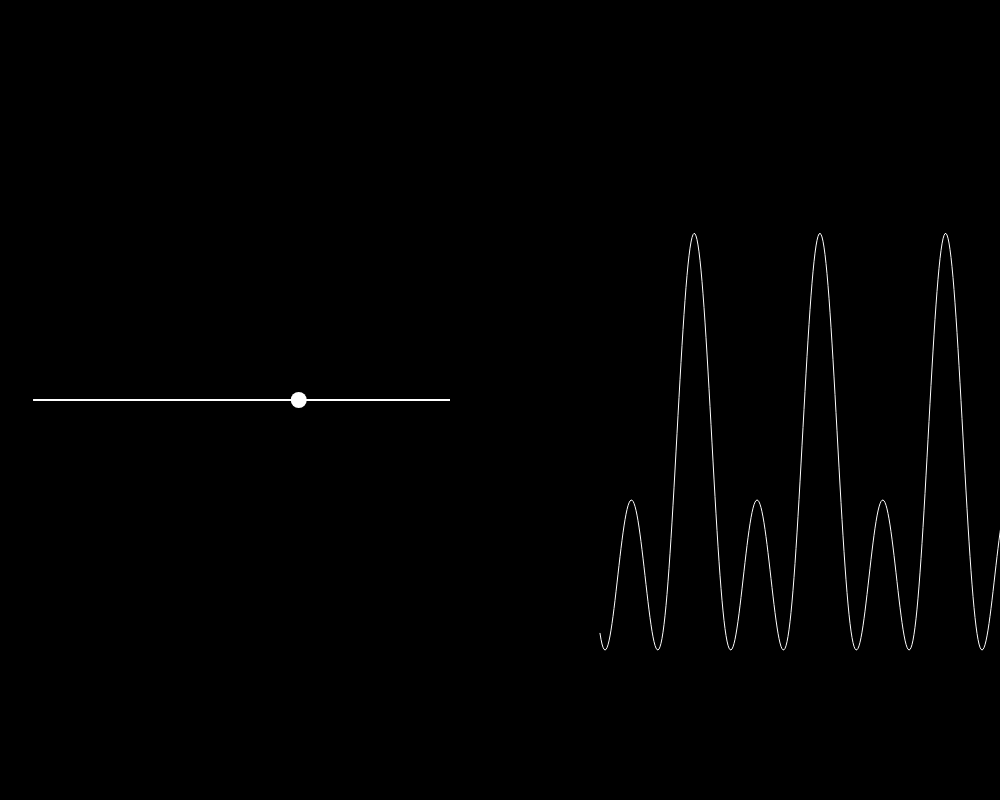
Frame 1 (no input)
Frame 60 (no input): identical to frame 1, image omitted
Frame 120 (the mouse pressed at the canvas centre since frame 60): identical to frame 1, image omitted

The p5.js sketch that drew this single still picture (run headless with seeded random() and noise() and a simulated clock; from frame 60 on, the mouse is pressed at the canvas centre):

// p5.js sketch
// ── sketch.js
let radius = 400;
let prev_cm_x = 0;
let prev_cm_y = 0;
let store_x = 0;
let store_y = 0;
let slider;

function setup() {
    createCanvas(1000, 800);
    slider = createSlider(0, 5500, 0);
    slider.position(100, height + 50);
    slider.style('width', '800px');
}

function draw() {
    background(0);
    stroke(255);
    strokeWeight(1);
    noFill();
    translate(200, 400);
    // ellipse(0, 0, radius);
    translate(400, 100);
    beginShape();
    let all_y = [];
    for (var i = 0; i < 500; i++) {
        var y = radius / 3 * ((cos(i * 0.1) + sin(i * 0.05)));
        all_y.push(y);
        vertex(i, y);
        var theta = map(i, 0, 500, 0, map(slider.value(), 0, width, 0, 5) * PI);
        // point(y * cos(theta), y * sin(theta));
    }
    endShape();
    translate(-300, -100);
    let cm_x = 0;
    let cm_y = 0;
    beginShape();
    for (var i = 0; i < all_y.length; i++) {
        var theta = map(i, 0, 500, 0, map(slider.value(), 0, width, 0, 10) * PI);
        let temp_x = all_y[i] * cos(theta);
        let temp_y = all_y[i] * sin(theta);
        vertex(temp_x, temp_y);
        cm_x += temp_x;
        cm_y += temp_y;
    }
    prev_cm_x = max(prev_cm_x, cm_x);
    prev_cm_y = max(prev_cm_y, cm_y);
    if (cm_x === prev_cm_x) {
        store_x = mouseX;
        console.log("CM is at " + store_x + ' and ' + store_y);
    }
    if (cm_y === prev_cm_y) {
        store_y = mouseX;
        console.log("CM is at " + store_x + ' and ' + store_y);
    }
    let n = all_y.length;
    endShape();
    strokeWeight(16);
    point(map(cm_x, 0, 10000, 0, radius) / 10, map(cm_y, 0, 10000, 0, radius) / 10);
    // console.log(slider.value());
}
